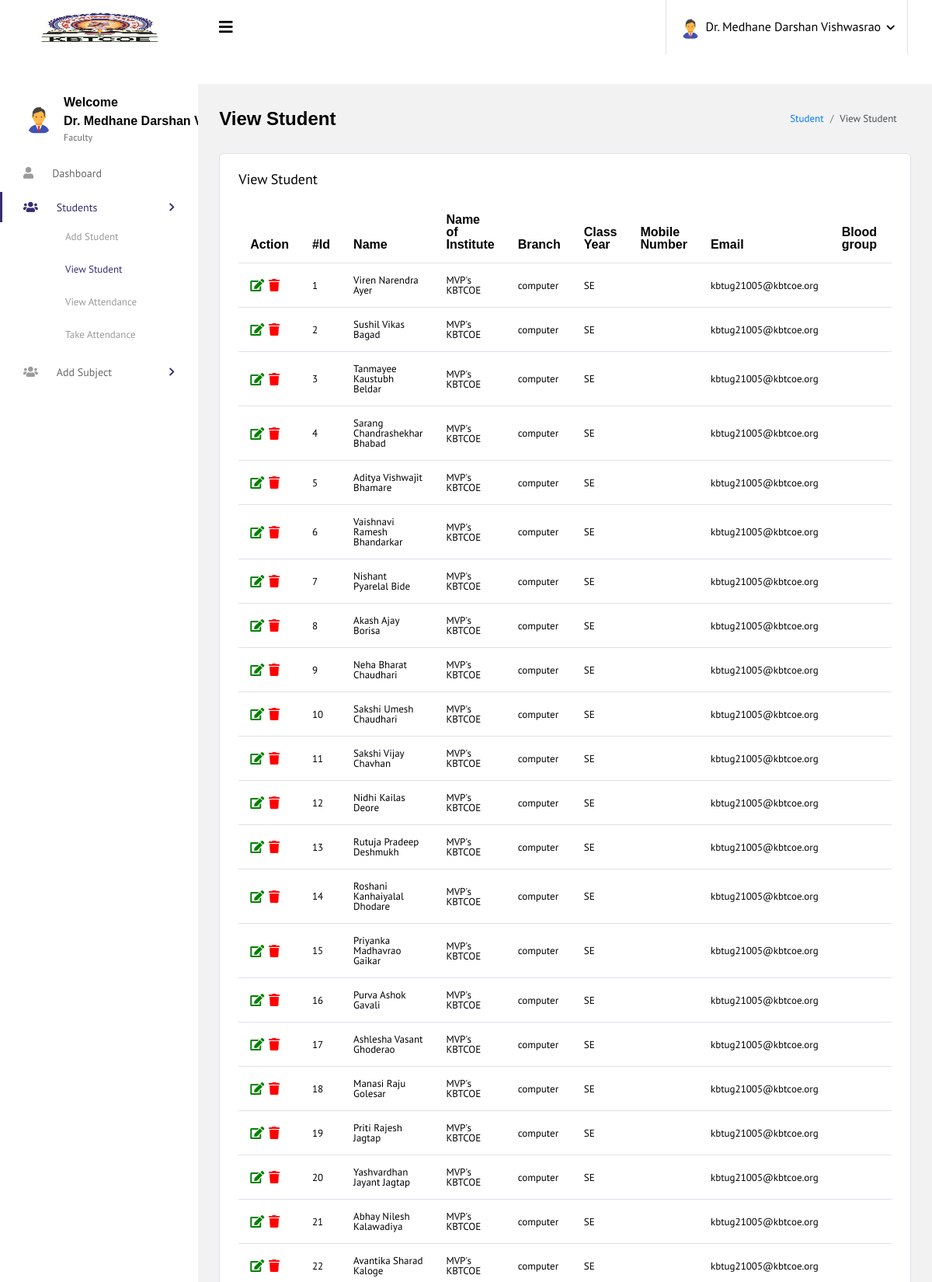
Page /Faculty/view_student.php (signed in, upper part) on the committed database.
### tables this page shows
CREATE TABLE `stud_info` (
  `s_id` int NOT NULL,
  `s_name` varchar(50) DEFAULT NULL,
  `s_institute` varchar(255) DEFAULT NULL,
  `s_branch` varchar(50) DEFAULT NULL,
  `s_class_year` varchar(50) DEFAULT NULL,
  `s_mb_no` varchar(50) DEFAULT NULL,
  `s_email` varchar(50) DEFAULT NULL,
  `s_blood_grp` varchar(50) DEFAULT NULL,
  `s_address` varchar(255) DEFAULT NULL,
  `s_city` varchar(50) DEFAULT NULL,
  `s_state` varchar(50) DEFAULT NULL,
  `s_pin` varchar(50) DEFAULT NULL,
  `s_parent_mb_no` varchar(50) DEFAULT NULL,
  `s_parent_email` varchar(50) DEFAULT NULL,
  `s_roll_no` varchar(50) DEFAULT NULL,
  `s_prn` varchar(50) DEFAULT NULL,
  `s_dob` varchar(255) DEFAULT NULL,
  `s_mother_name` varchar(50) DEFAULT NULL,
  `s_batch` varchar(50) DEFAULT NULL,
  `s_admit_year` varchar(50) DEFAULT NULL,
  `s_passout_year` varchar(50) DEFAULT NULL,
  `s_active_status` varchar(50) DEFAULT NULL,
  `s_dsy` varchar(50) DEFAULT NULL,
  `s_username` varchar(255) DEFAULT NULL,
  `s_password` varchar(255) DEFAULT NULL,
  `s_status` varchar(50) DEFAULT NULL,
  `s_generated_time` timestamp NOT NULL DEFAULT CURRENT_TIMESTAMP ON UPDATE CURRENT_TIMESTAMP
);

### Faculty/view_student.php (the view, shortened to what this page needs)
 <!DOCTYPE html>
<html lang="en">
<button type="button" class="btn btn-primary" data-bs-toggle="modal" data-bs-target="#exampleModal">
</button>
<head>
  <link rel="stylesheet" href="vendors/iconfonts/font-awesome/css/all.min.css">
  <link rel="stylesheet" href="vendors/css/vendor.bundle.base.css">
  <link rel="stylesheet" href="vendors/css/vendor.bundle.addons.css">
  <link rel="stylesheet" href="css/style.css">
</head>
<body>
  <div class="container-scroller">
      <?php include "header.php";?>
    <div class="container-fluid page-body-wrapper">
      <?php include "navbar.php";?>
      <div class="main-panel">
        <div class="content-wrapper">
          <div class="page-header">
            <h3 class="page-title">
              View Student
            </h3>
            <nav aria-label="breadcrumb">
              <ol class="breadcrumb">
                <li class="breadcrumb-item"><a href="#">Student</a></li>
                <li class="breadcrumb-item active" aria-current="page">View Student</li>
              </ol>
            </nav>
          </div>
          <div class="card">
            <div class="card-body">
              <h4 class="card-title">View Student</h4>
              <div class="row">
                <div class="col-12">
                  <div class="table-responsive">
                    <table id="order-listing" class="table">
                      <thead>
                        <tr>
                          <th>Action</th>
                          <th>#Id</th>
                          <th>Name</th>
                          <th>Name of Institute</th>
                          <th>Branch</th>
                          <th>Class Year</th>
                          <th>Mobile Number</th>
                          <th>Email</th>
                          <th>Blood group</th>
                          <th>Address</th>
                        </tr>
                      </thead>
                      <tbody>
                    <?php
                            require 'db.php';
                            $select = "select * from stud_info where s_status ='1'";
                              if ($result = $con->query($select))
                                 {
                                       while ($data = $result->fetch_assoc())
                                       {
                                          echo'
                        <tr>
                          <td style="font-size: 16px;">
                          <a href="edit_student.php?s_id='.$data["s_id"].'">
                          <i class="fas fa-edit " style="margin-right:3%;color: green" ></i>
                         <!-- <a href="edit_student.php?f_id='.$data["s_id"].'">
                          <i class="fas fa-eye " style="color: blue" ></i> -->
                           <a href="javascript:;" class="del" data-userid = '.$data["s_id"].'><i class="fas fa-trash" style="color: red"></i></a>
                           </td>
                          <td >'.$data["s_id"].'</td>
                          <td >'.$data["s_name"].'</td>
                          <td >'.$data["s_institute"].'</td>
                          <td >'.$data["s_branch"].'</td>
                          <td >'.$data["s_class_year"].'</td>
                          <td >'.$data["s_mb_no"].'</td>
                          <td >'.$data["s_email"].'</td>
                          <td >'.$data["s_blood_grp"].'</td>
                          <td class="">'.$data["s_address"].'</td>
                          <td><label class="">'.$data["s_city"].'</label></td>
                          <td >'.$data["s_state"].'</td>
                          <td >'.$data["s_pin"].'</td>
                          <td >'.$data["s_parent_mb_no"].'</td>
                          <td >'.$data["s_parent_email"].'</td>
                          <td >'.$data["s_prn"].'</td>
                          <td >'.$data["s_dob"].'</td>
                          <td >'.$data["s_mother_name"].'</td>
                          <td >'.$data["s_batch"].'</td>
                          <td >'.$data["s_admit_year"].'</td>
                          <td >'.$data["s_passout_year"].'</td>
                          <td >'.$data["s_dsy"].'</td>
                          <td >'.$data["s_username"].'</td>
                          <td >'.$data["s_password"].'</td>
                          <td >'.$data["s_active_status"].'</td>
                        </tr>
                        ';}}?>
                      </tbody>
                    </table>
                  </div>
                </div>
              </div>
            </div>
          </div>
        </div>
      </div>
    </div>
  </div>
</body>
</html>

### rows in the picture
stud_info: s_id "1", s_name "Viren Narendra Ayer", s_institute "MVP's KBTCOE", s_branch "computer", s_class_year "SE", s_email "kbtug21005@kbtcoe.org"
stud_info: s_id "2", s_name "Sushil Vikas Bagad", s_institute "MVP's KBTCOE", s_branch "computer", s_class_year "SE", s_email "kbtug21005@kbtcoe.org"
stud_info: s_id "3", s_name "Tanmayee Kaustubh Beldar", s_institute "MVP's KBTCOE", s_branch "computer", s_class_year "SE", s_email "kbtug21005@kbtcoe.org"
stud_info: s_id "4", s_name "Sarang Chandrashekhar Bhabad", s_institute "MVP's KBTCOE", s_branch "computer", s_class_year "SE", s_email "kbtug21005@kbtcoe.org"
stud_info: s_id "5", s_name "Aditya Vishwajit Bhamare", s_institute "MVP's KBTCOE", s_branch "computer", s_class_year "SE", s_email "kbtug21005@kbtcoe.org"
stud_info: s_id "6", s_name "Vaishnavi Ramesh Bhandarkar", s_institute "MVP's KBTCOE", s_branch "computer", s_class_year "SE", s_email "kbtug21005@kbtcoe.org"
stud_info: s_id "7", s_name "Nishant Pyarelal Bide", s_institute "MVP's KBTCOE", s_branch "computer", s_class_year "SE", s_email "kbtug21005@kbtcoe.org"
stud_info: s_id "8", s_name "Akash Ajay Borisa", s_institute "MVP's KBTCOE", s_branch "computer", s_class_year "SE", s_email "kbtug21005@kbtcoe.org"
stud_info: s_id "9", s_name "Neha Bharat Chaudhari", s_institute "MVP's KBTCOE", s_branch "computer", s_class_year "SE", s_email "kbtug21005@kbtcoe.org"
stud_info: s_id "10", s_name "Sakshi Umesh Chaudhari", s_institute "MVP's KBTCOE", s_branch "computer", s_class_year "SE", s_email "kbtug21005@kbtcoe.org"
stud_info: s_id "11", s_name "Sakshi Vijay Chavhan", s_institute "MVP's KBTCOE", s_branch "computer", s_class_year "SE", s_email "kbtug21005@kbtcoe.org"
stud_info: s_id "12", s_name "Nidhi Kailas Deore", s_institute "MVP's KBTCOE", s_branch "computer", s_class_year "SE", s_email "kbtug21005@kbtcoe.org"
stud_info: s_id "13", s_name "Rutuja Pradeep Deshmukh", s_institute "MVP's KBTCOE", s_branch "computer", s_class_year "SE", s_email "kbtug21005@kbtcoe.org"
stud_info: s_id "14", s_name "Roshani Kanhaiyalal Dhodare", s_institute "MVP's KBTCOE", s_branch "computer", s_class_year "SE", s_email "kbtug21005@kbtcoe.org"
stud_info: s_id "15", s_name "Priyanka Madhavrao Gaikar", s_institute "MVP's KBTCOE", s_branch "computer", s_class_year "SE", s_email "kbtug21005@kbtcoe.org"
stud_info: s_id "16", s_name "Purva Ashok Gavali", s_institute "MVP's KBTCOE", s_branch "computer", s_class_year "SE", s_email "kbtug21005@kbtcoe.org"
stud_info: s_id "17", s_name "Ashlesha Vasant Ghoderao", s_institute "MVP's KBTCOE", s_branch "computer", s_class_year "SE", s_email "kbtug21005@kbtcoe.org"
stud_info: s_id "18", s_name "Manasi Raju Golesar", s_institute "MVP's KBTCOE", s_branch "computer", s_class_year "SE", s_email "kbtug21005@kbtcoe.org"
stud_info: s_id "19", s_name "Priti Rajesh Jagtap", s_institute "MVP's KBTCOE", s_branch "computer", s_class_year "SE", s_email "kbtug21005@kbtcoe.org"
stud_info: s_id "20", s_name "Yashvardhan Jayant Jagtap", s_institute "MVP's KBTCOE", s_branch "computer", s_class_year "SE", s_email "kbtug21005@kbtcoe.org"
stud_info: s_id "21", s_name "Abhay Nilesh Kalawadiya", s_institute "MVP's KBTCOE", s_branch "computer", s_class_year "SE", s_email "kbtug21005@kbtcoe.org"
stud_info: s_id "22", s_name "Avantika Sharad Kaloge", s_institute "MVP's KBTCOE", s_branch "computer", s_class_year "SE", s_email "kbtug21005@kbtcoe.org"

### other values in the picture
$_SESSION['auth_user_faculty']['user_name'] "Dr. Medhane Darshan Vishwasrao"
$_SESSION['auth_user_faculty']['user_name'] "Dr. Medhane Darshan…"
